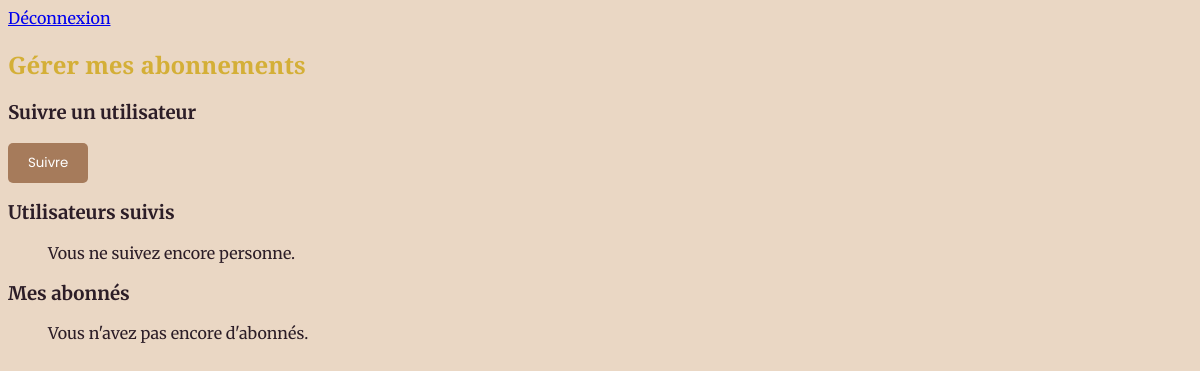
/users/followers/ (signed in), run on an earlier commit of the app's database.
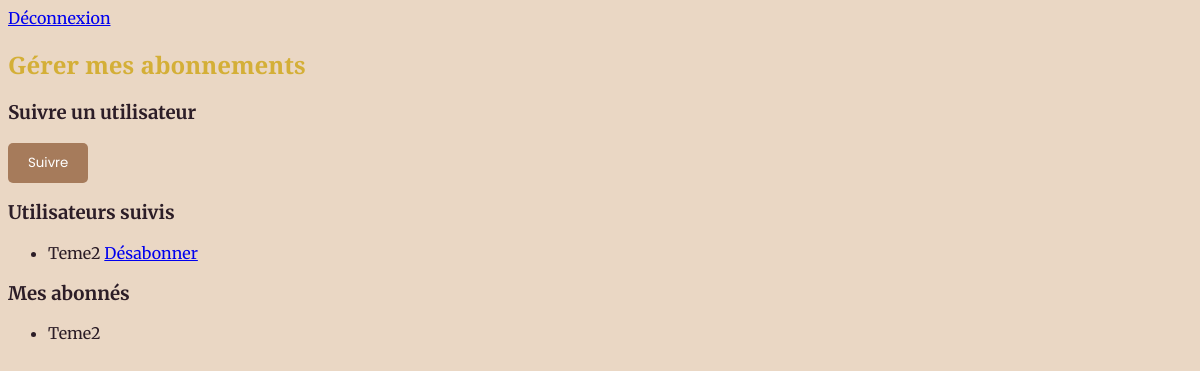
And on a later commit of the database.
### users/models.py (models this page shows, shortened)
class UserFollow(models.Model):
    user = models.ForeignKey(
        to=settings.AUTH_USER_MODEL,
        on_delete=models.CASCADE,
        related_name="following",  # Accès rapide aux abonnements
    )
    followed_user = models.ForeignKey(
        to=settings.AUTH_USER_MODEL,
        on_delete=models.CASCADE,
        related_name="followers",  # Accès rapide aux abonnés
    )
    objects = models.Manager()
    class Meta:
        unique_together = ("user", "followed_user")  # Ne permet pas les doublons

### users/views.py (the view)
# urls.py: path("followers/", list_of_follow, name="followers"),
def list_of_follow(request):
    followed_users = request.user.following.all()
    followers = request.user.followers.all()
    return render(
        request,
        "users/subscriptions.html",
        {"followed_users": followed_users, "followers": followers},
    )

### templates/users/subscriptions.html (shortened to what this page needs)
{% extends "base.html" %}
{% block content %}
<div class="container">
    <h2>Gérer mes abonnements</h2>
    <h3>Suivre un utilisateur</h3>
    <form method="post">
        <button type="submit" class="btn btn-primary">Suivre</button>
    </form>
    <h3>Utilisateurs suivis</h3>
    <ul>
        {% for user_follow in followed_users %}
            <li>
                {{ user_follow.followed_user.username }}
                <a href="{% url 'unfollow_user' user_follow.followed_user.id %}" class="btn btn-danger btn-sm">Désabonner</a>
            </li>
        {% empty %}
            <p>Vous ne suivez encore personne.</p>
        {% endfor %}
    </ul>
    <h3>Mes abonnés</h3>
    <ul>
        {% for user_follow in followers %}
            <li>{{ user_follow.user.username }}</li>
        {% empty %}
            <p>Vous n'avez pas encore d'abonnés.</p>
        {% endfor %}
    </ul>
</div>
{% endblock %}

### templates/base.html (shortened to what this page needs)
<!DOCTYPE html>
<html lang="fr">
<head>
    {% load static %}
    <link rel="stylesheet" type="text/css" href="{% static 'styles.css' %}?v={{ timestamp }}">
</head>
<body>
    <nav>
        {% if user.is_authenticated %}
            <a href="{% url 'logout' %}">Déconnexion</a>
        {% else %}
            <a href="{% url 'login' %}">Connexion</a>
            <a href="{% url 'register' %}">Inscription</a>
        {% endif %}
    </nav>
    <main>
        {% block content %}{% endblock %}
    </main>
</body>
</html>

### static/styles.css (style rules this page uses)
body { font-family: "Merriweather", serif; background-color: #EAD7C4; color: #2C1D27; }
h1, h2 { font-family: "Cormorant Garamond", serif; color: #D4AF37; }
button { font-family: "Poppins", sans-serif; background-color: #A67B5B; color: white; padding: 10px 20px; border: none; border-radius: 5px; }

What changed in the data, as far as the page shows it:
added UserFollow: followed_user.username "Teme2", shown under "Utilisateurs suivis"
added UserFollow: user.username "Teme2", shown under "Mes abonnés"
Also different on the page:
text no longer shown: "Vous ne suivez encore personne. Vous n'avez pas encore d'abonnés."
